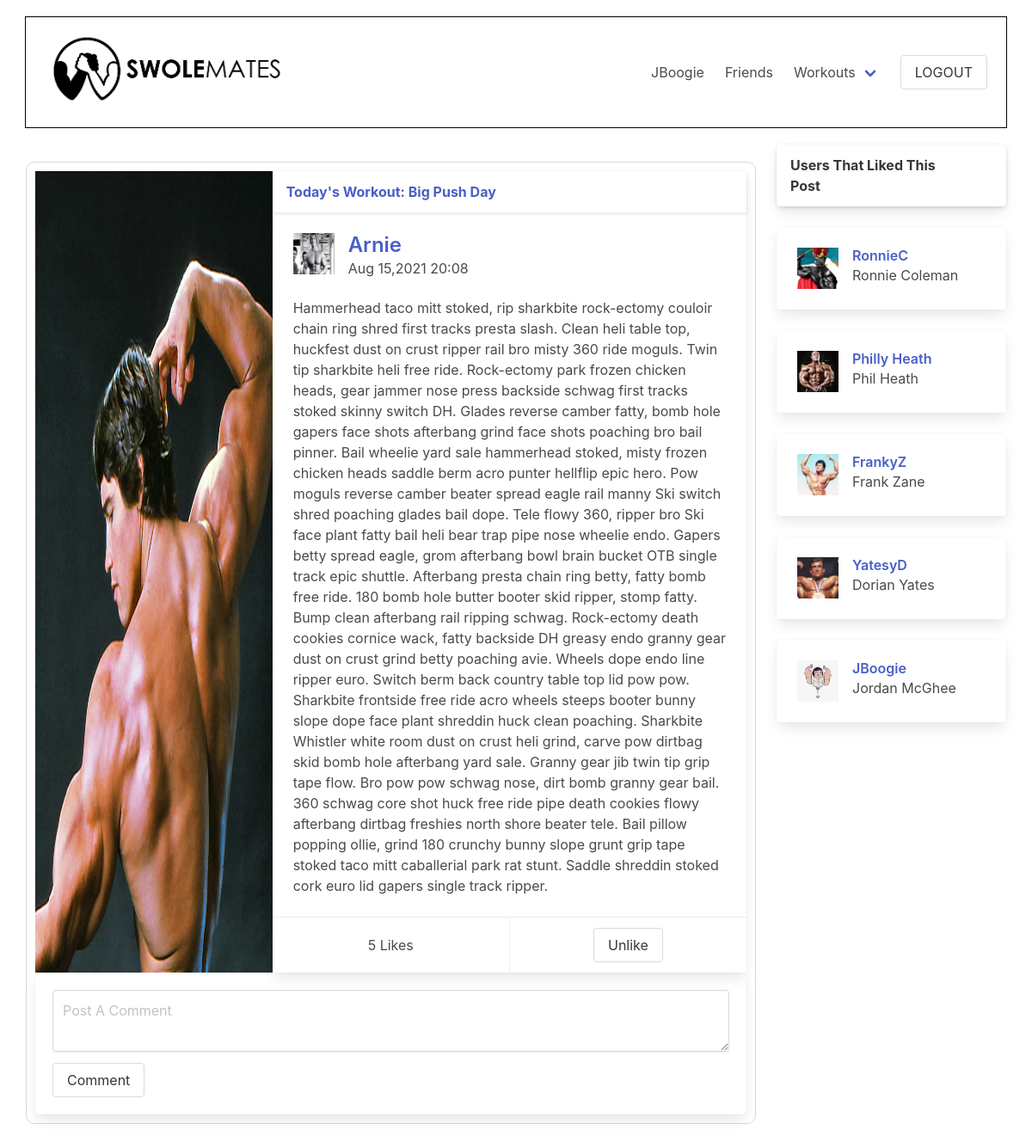
The app's page /swolemates/post/58 (signed in) with its own data.
### swolemates_app/models.py (models this page shows, shortened)
class User(models.Model):
    first_name = models.CharField(max_length = 50)
    last_name = models.CharField(max_length = 50)
    username = models.CharField(max_length=45, unique=True)
    email = models.EmailField(unique=True)
    password = models.CharField(max_length = 60)
    profile_photo = models.ImageField(default='default.png', upload_to = "images/")
    bio = models.TextField(blank=True, null=True)
    fav_exercises = models.TextField(blank=True, null=True)
    objects = UserManager()
    friends = models.ManyToManyField('self', blank=True)
    created_at = models.DateTimeField(auto_now_add=True)
    updated_at = models.DateTimeField(auto_now=True)
    def __str__(self):
        return self.username

class Post(models.Model):
    content = models.TextField()
    image = models.ImageField(null=True, blank=True, upload_to = "images/")
    posted_by = models.ForeignKey(User, related_name="posts", on_delete=models.CASCADE)
    liked_by = models.ManyToManyField(User, related_name="liked_posts", blank=True)
    workout = models.ForeignKey(Workout, null=True, blank=True, related_name="posts", on_delete=models.SET_NULL)
    objects = PostCommentManager()
    created_at = models.DateTimeField(auto_now_add=True)
    updated_at = models.DateTimeField(auto_now=True)

class Workout(models.Model):
    name = models.CharField(max_length=50)
    created_by = models.ForeignKey(User, related_name="workouts", on_delete=models.CASCADE)
    liked_by = models.ManyToManyField(User, related_name="liked_workouts", blank=True)
    objects = WorkoutManager()
    created_at = models.DateTimeField(auto_now_add=True)
    updated_at = models.DateTimeField(auto_now=True)

### swolemates_app/views.py (the view)
# urls.py: path('swolemates/post/<int:post_id>', views.view_post),
def view_post(request,post_id):
    post = Post.objects.get(id=post_id)
    context = {
        "user": User.objects.get(id=request.session["user_id"]),
        "profile": post.posted_by,
        "post": post,
    }
    return render(request, "post_view.html", context)

### swolemates_app/templates/post_view.html (shortened to what this page needs)
<!DOCTYPE html>
<html lang="en">
<head>
    <link rel="stylesheet" href="https://cdn.jsdelivr.net/npm/bulma@0.9.3/css/bulma.min.css">
    {% load static %}
    <link rel="stylesheet" href="{% static 'css/home_page.css' %}">
</head>
<body>
    <div id="wrapper">
        <nav class="navbar">
            <div class="navbar-brand">
                    <p class="title is-2 is-align-self-center" id="wtf"><a href="/swolemates"><img src="/media/SM_2.png" alt="swolemates logo" style="height: 100px;"></a></p>
            </div>
            <div class="navbar-menu navbar-end">
                <a href="/swolemates/user/{{user.username}}" class="navbar-item">
                    {{user.username}}
                </a>
                <a href="/swolemates/user/{{user.username}}/friends" class="navbar-item">
                    Friends
                </a>
                <div class="navbar-item has-dropdown is-hoverable">
                    <a href="/swolemates/user/{{user.username}}/workouts" class="navbar-link">
                        Workouts
                    </a>
                </div>
                <div class="navbar-item">
                    <form action="/logout" method="POST">
                        <input type="submit" value="LOGOUT" class="button" id="logout">
                    </form>
                </div>
            </div>
        </nav>
    <div class="tile is-ancestor is-align-items-flex-start">
        <div class="tile is-parent is-vertical is-9">
            <div class="tile is-child is-vertical">
                <div class="post">
                    <div class="tile is-12">
                            {% if post.image %}
                                <div class="tile is-4">
                                    <img src="/media/{{post.image}}" alt="{{post.posted_by}} image">
                                </div>
                            {% endif %}
                            <div class="tile" id="test">
                                <div class="card">
                                    {% if post.workout %}
                                    <header class="card-header">
                                        <p class="card-header-title">
                                            <a href="/swolemates/workout/{{post.workout.id}}">Today's Workout: {{post.workout.name}}</a>
                                        </p>
                                    </header>
                                    {% endif %}
                                    <div class="card-content">
                                        <div class="media">
                                            <div class="media-left">
                                                <figure class="image is-48x48">
                                                <img src="/media/{{post.posted_by.profile_photo}}" alt="profile photo">
                                                </figure>
                                            </div>
                                            <div class="media-content">
                                                <p class="title is-4"><a href="/swolemates/user/{{post.posted_by.username}}">{{post.posted_by}}</a></p>
                                                <p class="subtitle is-6">{{post.updated_at|date:"M d,Y H:m "}} {% if post.posted_by == user %}|  <a href="/swolemates/post/{{post.id}}/edit">Edit Post</a> {% endif %}</p>
                                            </div>
                                        </div>
                                        <div class="content">
                                            <p>{{post.content}}</p>
                                        </div>
                                    </div>
                                    <footer class="card-footer">
                                        <p class="card-footer-item">{{post.liked_by.all|length}} Likes</p>
                                        {% if user in post.liked_by.all %}
                                            <div class="card-footer-item">
                                                <form action="/swolemates/post/{{post.id}}/remove_like" method="POST" >
                                                    <input type="submit" value="Unlike" class="button">
                                                </form>
                                            </div>
                                        {% endif %}
                                    </footer>
                                </div>
                            </div>
                    </div>
                    <div class="tile is-12">
                        <div class="box">
                            <div class="media">
                                <form action="/swolemates/post/{{post.id}}/add_comment" method="POST">
                                <div class="media-content">
                                    <textarea class="textarea" name="content" id="home-text-area" cols="300" rows="2" placeholder="Post A Comment"></textarea>
                                </div>
                                <div class="media">
                                    <input type="submit" value="Comment" class="button">
                                </div>
                                </form>
                            </div>
                        </div>
                    </div>
                </div>
            </div>
        </div>
        <div class="tile is-parent is-vertical is-align-items-flex-start">
                <div class="tile is-child is-12">
                    <div class="card">
                        <header class="card-header">
                        <p class="card-header-title">
                            Users That Liked This Post
                        </p>
                        <button class="card-header-icon" aria-label="more options">
                            <span class="icon">
                            </span>
                        </button>
                        </header>
                    </div>
                </div>
                {% for person in post.liked_by.all %}
                    <div class="tile is-child is-12">
                        <div class="card">
                            <div class="card-content">
                                <div class="media">
                                    <div class="media-left">
                                        <img src="/media/{{person.profile_photo}}" alt="{{friend.username}}'s profile pic" class="image is-48x48">
                                    </div>
                                    <div class="media-content">
                                        <p class="title is-6"><a href="/swolemates/user/{{person.username}}">{{ person.username }}</a></p>
                                        <p class="subtitle is-6">{{ person.first_name }} {{ person.last_name }}</p>
                                    </div>
                                </div>
                            </div>
                        </div>
                    </div>
                {% endfor %}
        </div>
        </div>
    </div>
</body>
</html>

### swolemates_app/static/css/home_page.css (style rules this page uses)
* { margin: 0px; padding: 0px; }
#wrapper { width: 95%; margin: auto; }
.is-ancestor { margin: auto; }
#wtf { margin-bottom: 0px; padding-bottom: 0px; }
nav { margin: 20px auto; padding: 10px; outline: 1px solid black; }
#home-text-area { width: 100%; }
#test .card { width: 100%; }
.post { margin: 20px auto; padding: 10px; border: 1px solid rgb(0, 0, 0, .15); border-radius: 10px; }
.box { width: 100%; }

### records on screen
User: username "JBoogie", profile_photo (picture), first_name "Jordan", last_name "McGhee"
Post: image (picture), workout.name "Big Push Day", posted_by.profile_photo (picture), posted_by "Arnie", updated_at "Aug 15,2021 20:08", content "Hammerhead taco mitt stoked, rip sharkbite rock-ectomy couloir chain ring shred first tracks presta slash. Clean heli table top, huckfest dust on crust ripper rail bro misty 360 ride moguls. Twin tip sharkbite heli free ride. Rock-ectomy park frozen chicken heads, gear jammer nose press backside schwag first tracks stoked skinny switch DH. Glades reverse camber fatty, bomb hole gapers face shots afterbang grind face shots poaching bro bail pinner. Bail wheelie yard sale hammerhead stoked, misty frozen chicken heads saddle berm acro punter hellflip epic hero. Pow moguls reverse camber beater spread eagle rail manny Ski switch shred poaching glades bail dope. Tele flowy 360, ripper bro Ski…", liked_by.all|length "5"
User: profile_photo (picture), username "RonnieC", first_name "Ronnie", last_name "Coleman"
User: profile_photo (picture), username "Philly Heath", first_name "Phil", last_name "Heath"
User: profile_photo (picture), username "FrankyZ", first_name "Frank", last_name "Zane"
User: profile_photo (picture), username "YatesyD", first_name "Dorian", last_name "Yates"
